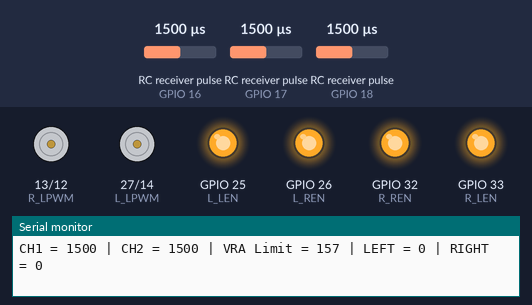
The sketch below on a simulated ESP32. On the bench: motor-driver pin pairs drawn as motors (green arrow = first pin HIGH = forward, orange = second pin HIGH = backward, longer = more drive), output pins drawn as LEDs (lit = HIGH), the last lines printed to the serial monitor. Wiring (inferred from the names in the program): 3 × RC receiver channel: data GPIO 16 / data GPIO 17 / data GPIO 18. Inputs (shaded band) come from the test bench; at power-on: RC receiver pulse (sensors on GPIO 16, GPIO 17, GPIO 18) 1500 µs. Nothing arrives over Bluetooth unless stated.

Above: at 1.6 s.
1.7 s: RC receiver pulse (sensor on GPIO 16) set to 1020 µs
At 2.2 s:
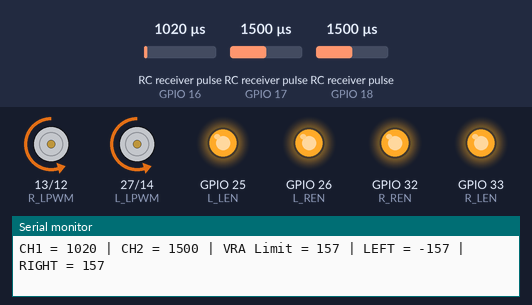
3.2 s: RC receiver pulse (sensor on GPIO 17) set to 1020 µs
At 3.7 s:
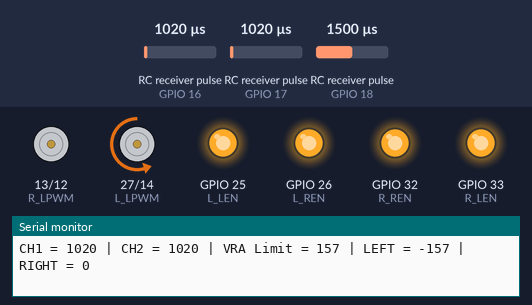
4.7 s: RC receiver pulse (sensor on GPIO 18) set to 1020 µs
At 5.9 s:
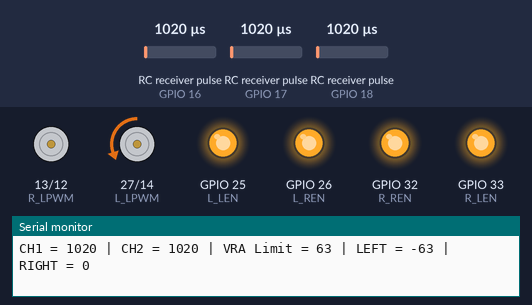
6.2 s: RC receiver pulse (sensor on GPIO 16) set to 1250 µs
At 6.8 s:
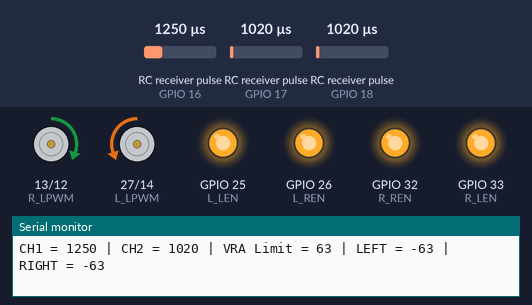
7.7 s: RC receiver pulse (sensor on GPIO 17) set to 1500 µs
At 8.5 s:
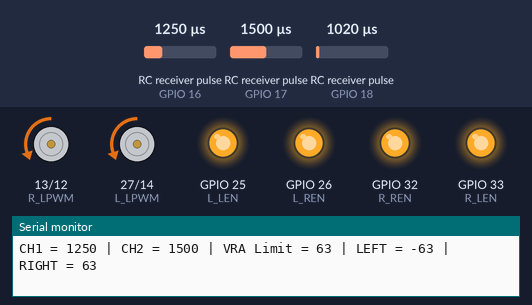
9.2 s: RC receiver pulse (sensor on GPIO 18) set to 1250 µs
At 10.7 s:
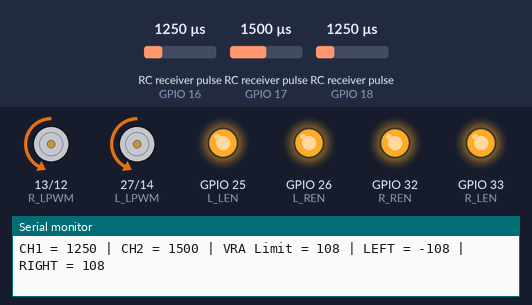
Timing chart, 0 to 11.7 s (numbered marks = the images above; inputs shaded):
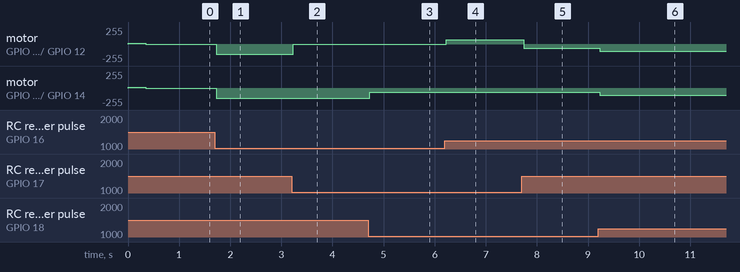

Measured:
- after the input at 1.7 s, motor on GPIO 13 (R_LPWM) / GPIO 12 (R_RPWM), motor on GPIO 27 (L_LPWM) / GPIO 14 (L_RPWM): stopped → backward 156/255 at once
- after the input at 3.2 s, motor on GPIO 13 (R_LPWM) / GPIO 12 (R_RPWM): backward 156/255 → stopped at once
- after the input at 4.7 s, motor on GPIO 27 (L_LPWM) / GPIO 14 (L_RPWM): backward 156/255 → backward 63/255 at once
- after the input at 6.2 s, motor on GPIO 13 (R_LPWM) / GPIO 12 (R_RPWM): stopped → forward 63/255 at once
- after the input at 7.7 s, motor on GPIO 13 (R_LPWM) / GPIO 12 (R_RPWM): forward 63/255 → backward 63/255 at once
- after the input at 9.2 s, motor on GPIO 13 (R_LPWM) / GPIO 12 (R_RPWM), motor on GPIO 27 (L_LPWM) / GPIO 14 (L_RPWM): backward 63/255 → backward 108/255 at once

The sketch:

hulk_v2.ino
```cpp
#include <BluetoothSerial.h>

BluetoothSerial SerialBT;

// =====================================================
// RECEIVER PINS
// =====================================================
#define CH1_PIN 16  // Steer
#define CH2_PIN 17  // Throttle
#define CH3_PIN 18  // Speed Knob (Flysky Channel 5 - VRA)

// =====================================================
// MODE SWITCH
// LOW  = Receiver
// HIGH = Bluetooth
// =====================================================
#define MODE_PIN 4

// =====================================================
// LEFT BTS7960 PINS
// =====================================================
#define L_LPWM 27
#define L_RPWM 14
#define L_LEN 25
#define L_REN 26

// =====================================================
// RIGHT BTS7960 PINS
// =====================================================
#define R_LPWM 13
#define R_RPWM 12
#define R_LEN 33
#define R_REN 32

// =====================================================
// PWM SETTINGS - ESP32 CORE 3.x
// =====================================================
const int pwmFreq = 20000;
const int pwmResolution = 8;   // 0-255

// =====================================================
// RC SETTINGS
// =====================================================
const int RC_MIN = 1000;
const int RC_MAX = 2000;
const int DEADZONE = 30;

const unsigned long FAILSAFE_US = 25000;

// =====================================================
// RC PULSE VARIABLES
// =====================================================
volatile uint32_t ch1Rise = 0;
volatile uint32_t ch2Rise = 0;
volatile uint32_t ch3Rise = 0;

volatile uint32_t ch1Pulse = 1500;
volatile uint32_t ch2Pulse = 1500;
volatile uint32_t ch3Pulse = 1500;

volatile uint32_t ch1Last = 0;
volatile uint32_t ch2Last = 0;
volatile uint32_t ch3Last = 0;

// =====================================================
// BLUETOOTH
// =====================================================
char btCmd = 'S';
unsigned long btLast = 0;
const unsigned long BT_TIMEOUT = 500;


// =====================================================
// CH1 INTERRUPT (STEER)
// =====================================================
void IRAM_ATTR isrCH1() {
  if (digitalRead(CH1_PIN)) {
    ch1Rise = micros();
  } else {
    ch1Pulse = micros() - ch1Rise;
    ch1Last = micros();
  }
}


// =====================================================
// CH2 INTERRUPT (THROTTLE)
// =====================================================
void IRAM_ATTR isrCH2() {
  if (digitalRead(CH2_PIN)) {
    ch2Rise = micros();
  } else {
    ch2Pulse = micros() - ch2Rise;
    ch2Last = micros();
  }
}


// =====================================================
// CH3 INTERRUPT (SPEED KNOB - VRA / CH5)
// =====================================================
void IRAM_ATTR isrCH3() {
  if (digitalRead(CH3_PIN)) {
    ch3Rise = micros();
  } else {
    ch3Pulse = micros() - ch3Rise;
    ch3Last = micros();
  }
}


// =====================================================
// RC VALUE MAPPING
// 1000us = -255
// 1500us = 0
// 2000us = +255
// =====================================================
int mapRC(int us) {
  us = constrain(us, RC_MIN, RC_MAX);
  return map(us, RC_MIN, RC_MAX, -255, 255);
}


// =====================================================
// DEADZONE
// =====================================================
int deadband(int value, int dz) {
  if (abs(value) < dz)
    return 0;

  return value;
}


// =====================================================
// STOP ALL MOTORS
// =====================================================
void stopAll() {
  ledcWrite(L_LPWM, 0);
  ledcWrite(L_RPWM, 0);

  ledcWrite(R_LPWM, 0);
  ledcWrite(R_RPWM, 0);
}


// =====================================================
// DUAL MOTOR STARTUP TONE FUNCTION
// =====================================================
void playMotorStartupSound() {
  // Tone 1: Low frequency on both left and right sides
  ledcAttach(L_LPWM, 1500, pwmResolution);
  ledcAttach(R_LPWM, 1500, pwmResolution);
  ledcWrite(L_LPWM, 10);
  ledcWrite(R_LPWM, 10);
  delay(100);

  // Tone 2: Mid frequency
  ledcAttach(L_LPWM, 2500, pwmResolution);
  ledcAttach(R_LPWM, 2500, pwmResolution);
  ledcWrite(L_LPWM, 12);
  ledcWrite(R_LPWM, 12);
  delay(100);

  // Tone 3: High frequency
  ledcAttach(L_LPWM, 3800, pwmResolution);
  ledcAttach(R_LPWM, 3800, pwmResolution);
  ledcWrite(L_LPWM, 14);
  ledcWrite(R_LPWM, 14);
  delay(150);

  // Re-attach pins back to normal motor PWM frequency (1000Hz)
  ledcAttach(L_LPWM, pwmFreq, pwmResolution);
  ledcAttach(R_LPWM, pwmFreq, pwmResolution);

  // Turn off all motor PWM signals completely
  stopAll();
  delay(50);
}


// =====================================================
// LEFT MOTOR
// =====================================================
void setLeftMotor(int speedVal) {
  speedVal = constrain(speedVal, -255, 255);

  if (speedVal > 0) {
    // Forward
    ledcWrite(L_LPWM, speedVal);
    ledcWrite(L_RPWM, 0);
  } else if (speedVal < 0) {
    // Backward
    ledcWrite(L_LPWM, 0);
    ledcWrite(L_RPWM, -speedVal);
  } else {
    // Stop
    ledcWrite(L_LPWM, 0);
    ledcWrite(L_RPWM, 0);
  }
}


// =====================================================
// RIGHT MOTOR
// RIGHT SIDE IS PHYSICALLY INVERTED
// =====================================================
void setRightMotor(int speedVal) {
  speedVal = constrain(speedVal, -255, 255);

  // Invert right side direction
  speedVal = -speedVal;

  if (speedVal > 0) {
    // Forward
    ledcWrite(R_LPWM, speedVal);
    ledcWrite(R_RPWM, 0);
  } else if (speedVal < 0) {
    // Backward
    ledcWrite(R_LPWM, 0);
    ledcWrite(R_RPWM, -speedVal);
  } else {
    // Stop
    ledcWrite(R_LPWM, 0);
    ledcWrite(R_RPWM, 0);
  }
}


// =====================================================
// DRIVE MOTORS
// =====================================================
void driveMotors(int leftSpeed, int rightSpeed) {
  leftSpeed = constrain(leftSpeed, -255, 255);
  rightSpeed = constrain(rightSpeed, -255, 255);

  setLeftMotor(leftSpeed);
  setRightMotor(rightSpeed);
}


// =====================================================
// SETUP
// =====================================================
void setup() {
  Serial.begin(115200);

  // Bluetooth
  SerialBT.begin("ESP32_RC_BOT");

  // Mode switch
  pinMode(MODE_PIN, INPUT_PULLUP);

  // Receiver pins
  pinMode(CH1_PIN, INPUT);
  pinMode(CH2_PIN, INPUT);
  pinMode(CH3_PIN, INPUT);

  // Receiver interrupts
  attachInterrupt(digitalPinToInterrupt(CH1_PIN), isrCH1, CHANGE);
  attachInterrupt(digitalPinToInterrupt(CH2_PIN), isrCH2, CHANGE);
  attachInterrupt(digitalPinToInterrupt(CH3_PIN), isrCH3, CHANGE);


  // ===================================================
  // BTS7960 ENABLE PINS
  // ===================================================
  pinMode(L_LEN, OUTPUT);
  pinMode(L_REN, OUTPUT);

  pinMode(R_LEN, OUTPUT);
  pinMode(R_REN, OUTPUT);

  // Enable BTS7960
  digitalWrite(L_LEN, HIGH);
  digitalWrite(L_REN, HIGH);

  digitalWrite(R_LEN, HIGH);
  digitalWrite(R_REN, HIGH);


  // ===================================================
  // ESP32 CORE 3.x PWM
  // ===================================================
  ledcAttach(L_LPWM, pwmFreq, pwmResolution);
  ledcAttach(L_RPWM, pwmFreq, pwmResolution);
  ledcAttach(R_LPWM, pwmFreq, pwmResolution);
  ledcAttach(R_RPWM, pwmFreq, pwmResolution);

  // Make sure motors are stopped
  stopAll();

  // PLAY MOTOR STARTUP SOUND TONE ON BOTH SIDES
  playMotorStartupSound();

  btLast = millis();

  Serial.println("=================================");
  Serial.println(" HULK BOT STARTED");
  Serial.println(" ESP32 CORE 3.x");
  Serial.println(" RC MODE WITH VRA SPEED CONTROL");
  Serial.println(" DUAL MOTOR SOUND TONE ACTIVE");
  Serial.println("=================================");
}


// =====================================================
// MAIN LOOP
// =====================================================
void loop() {

  bool btMode = false;

  // ===================================================
  // BLUETOOTH MODE
  // ===================================================
  if (btMode) {
    while (SerialBT.available()) {
      char c = SerialBT.read();

      if (c == '\n' || c == '\r')
        continue;

      btCmd = c;
      btLast = millis();
    }

    // Bluetooth failsafe
    if (millis() - btLast > BT_TIMEOUT)
      btCmd = 'S';

    int left = 0;
    int right = 0;

    switch (btCmd) {
      case 'F': left = 180; right = 180; break;
      case 'B': left = -180; right = -180; break;
      case 'L': left = -150; right = 150; break;
      case 'R': left = 150; right = -150; break;
      case 'S':
      default: left = 0; right = 0; break;
    }

    driveMotors(left, right);
    delay(20);
    return;
  }


  // ===================================================
  // READ RECEIVER
  // ===================================================
  unsigned long now = micros();

  bool ch1Ok = (now - ch1Last) < FAILSAFE_US;
  bool ch2Ok = (now - ch2Last) < FAILSAFE_US;


  // ===================================================
  // FAILSAFE
  // ===================================================
  if (!ch1Ok || !ch2Ok) {
    stopAll();
    Serial.println("RC FAILSAFE");
    delay(20);
    return;
  }


  // ===================================================
  // VRA SPEED LIMIT CALCULATION (CH5)
  // ===================================================
  int maxSpeed = map(ch3Pulse, 1000, 2000, 60, 255); // Minimum speed 60, Max 255
  maxSpeed = constrain(maxSpeed, 60, 255);


  // ===================================================
  // READ CHANNELS
  // ===================================================
  int steer = mapRC(ch1Pulse);
  int throttle = mapRC(ch2Pulse);


  // ===================================================
  // DEADZONE
  // ===================================================
  steer = deadband(steer, DEADZONE);
  throttle = deadband(throttle, DEADZONE);


  // ===================================================
  // DIFFERENTIAL MIXING
  // ===================================================
  int left = throttle + steer;
  int right = throttle - steer;


  // ===================================================
  // DYNAMIC SPEED LIMIT ACCORDING TO VRA
  // ===================================================
  left = constrain(left, -maxSpeed, maxSpeed);
  right = constrain(right, -maxSpeed, maxSpeed);


  // ===================================================
  // STOP WHEN STICK IS CENTER
  // ===================================================
  if (abs(throttle) < 20 && abs(steer) < 20) {
    stopAll();
  } else {
    driveMotors(left, right);
  }


  // ===================================================
  // SERIAL MONITOR
  // ===================================================
  Serial.print("CH1 = ");
  Serial.print(ch1Pulse);

  Serial.print(" | CH2 = ");
  Serial.print(ch2Pulse);

  Serial.print(" | VRA Limit = ");
  Serial.print(maxSpeed);

  Serial.print(" | LEFT = ");
  Serial.print(left);

  Serial.print(" | RIGHT = ");
  Serial.println(right);

  delay(20);
}
```
